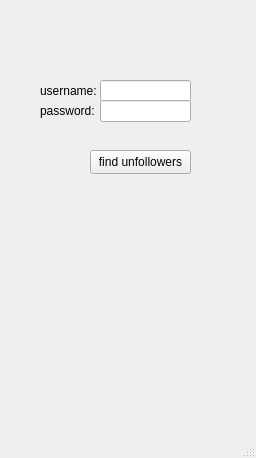
<?xml version="1.0" encoding="UTF-8"?>
<ui version="4.0">
 <class>MainWindow</class>
 <widget class="QMainWindow" name="MainWindow">
  <property name="geometry">
   <rect>
    <x>0</x>
    <y>0</y>
    <width>256</width>
    <height>458</height>
   </rect>
  </property>
  <property name="windowTitle">
   <string>MainWindow</string>
  </property>
  <widget class="QWidget" name="centralwidget">
   <widget class="QLineEdit" name="user_field">
    <property name="geometry">
     <rect>
      <x>100</x>
      <y>80</y>
      <width>91</width>
      <height>22</height>
     </rect>
    </property>
   </widget>
   <widget class="QLineEdit" name="pass_field">
    <property name="geometry">
     <rect>
      <x>100</x>
      <y>100</y>
      <width>91</width>
      <height>22</height>
     </rect>
    </property>
   </widget>
   <widget class="QLabel" name="label">
    <property name="geometry">
     <rect>
      <x>40</x>
      <y>80</y>
      <width>61</width>
      <height>21</height>
     </rect>
    </property>
    <property name="text">
     <string>username:</string>
    </property>
   </widget>
   <widget class="QLabel" name="label_2">
    <property name="geometry">
     <rect>
      <x>40</x>
      <y>100</y>
      <width>61</width>
      <height>21</height>
     </rect>
    </property>
    <property name="text">
     <string>password:</string>
    </property>
   </widget>
   <widget class="QPushButton" name="find_btn">
    <property name="geometry">
     <rect>
      <x>90</x>
      <y>150</y>
      <width>101</width>
      <height>24</height>
     </rect>
    </property>
    <property name="text">
     <string>find unfollowers</string>
    </property>
   </widget>
   <widget class="QWidget" name="verticalLayoutWidget">
    <property name="geometry">
     <rect>
      <x>80</x>
      <y>210</y>
      <width>160</width>
      <height>201</height>
     </rect>
    </property>
    <layout class="QVBoxLayout" name="verticalLayout_2"/>
   </widget>
  </widget>
  <widget class="QMenuBar" name="menubar">
   <property name="geometry">
    <rect>
     <x>0</x>
     <y>0</y>
     <width>256</width>
     <height>22</height>
    </rect>
   </property>
  </widget>
  <widget class="QStatusBar" name="statusbar"/>
 </widget>
 <resources/>
 <connections/>
</ui>
